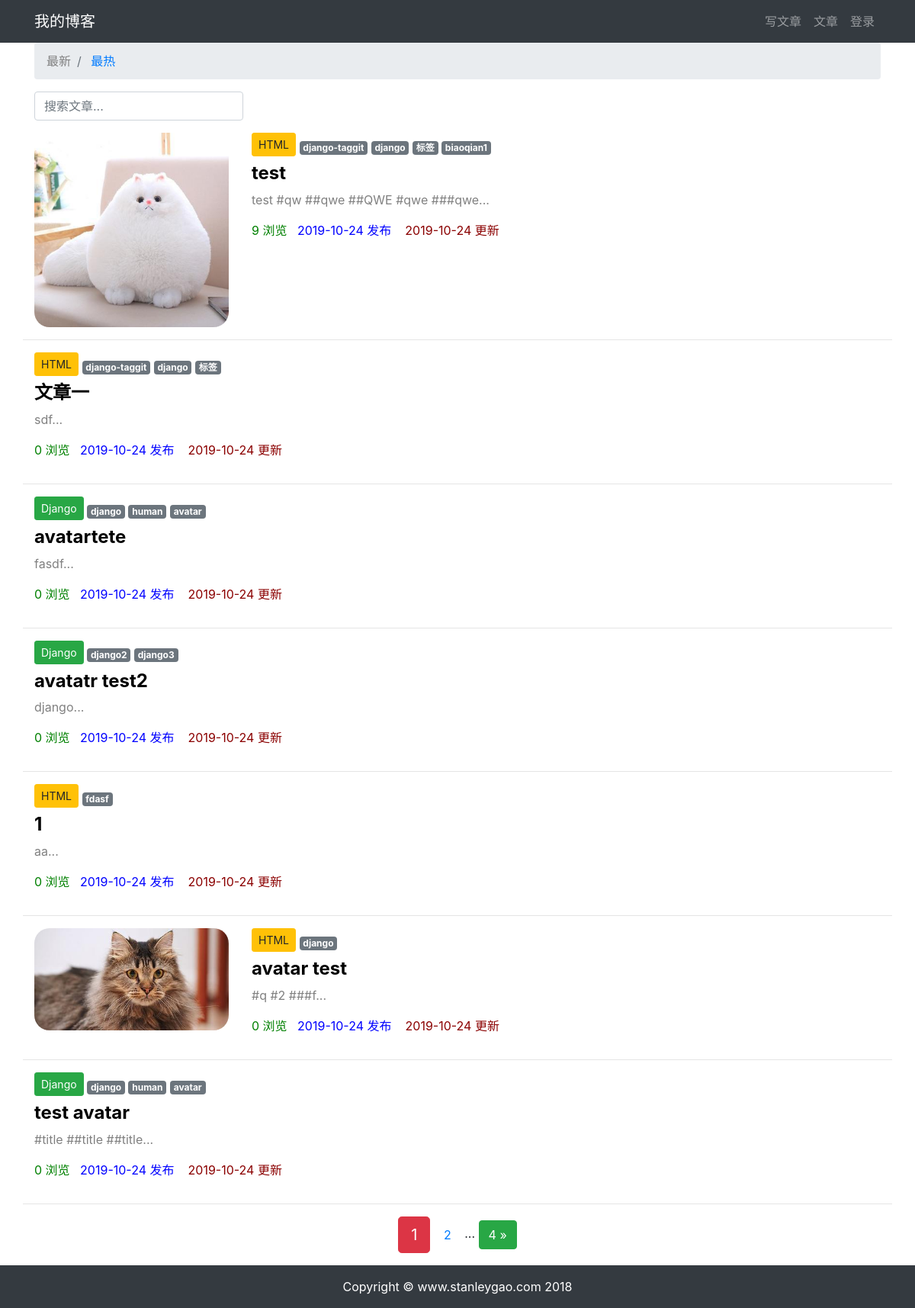
Before: /article/article-list/ with the older database file.
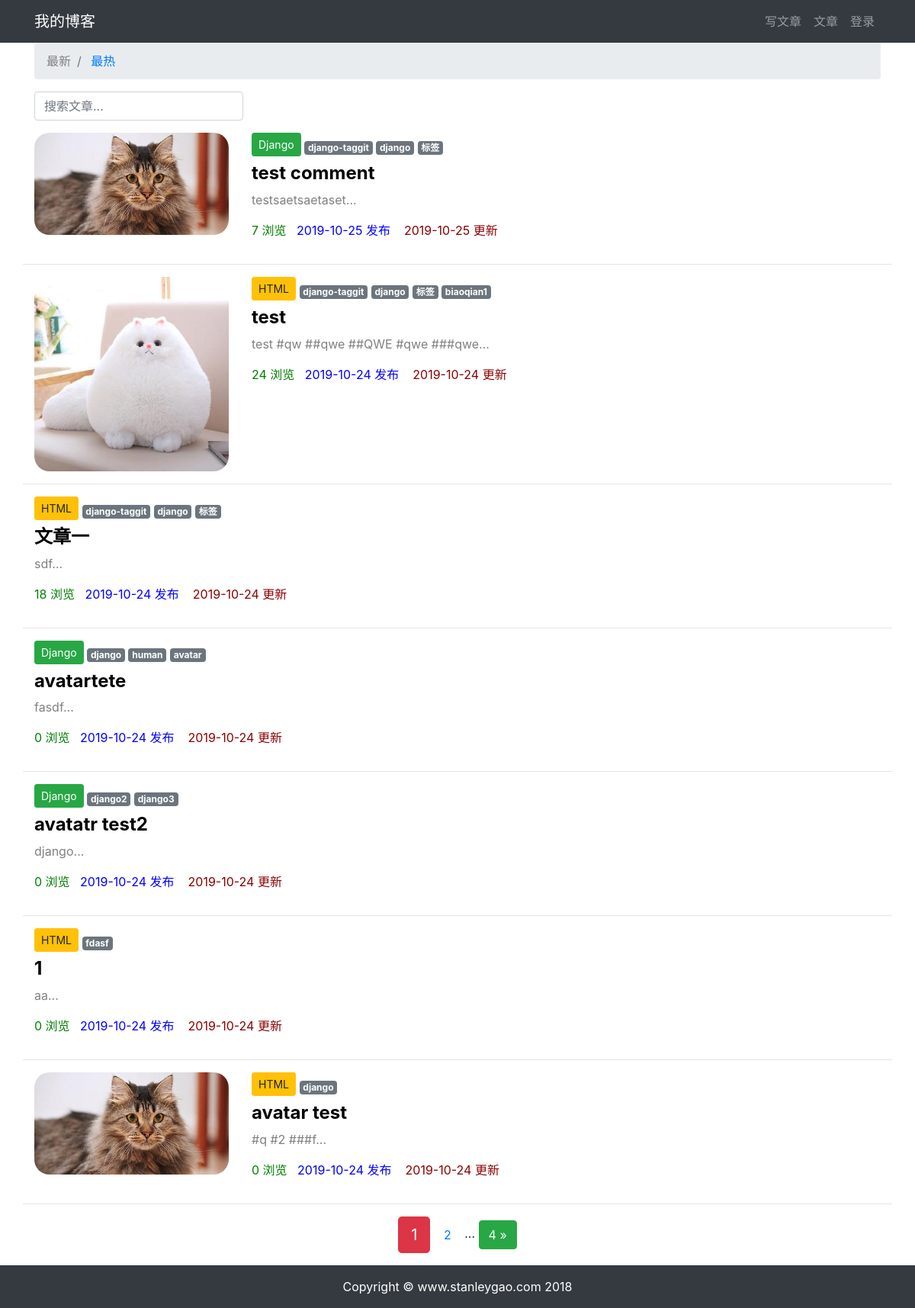
After: the same page with the newer database file.
### article/models.py (models this page shows, shortened)
class ArticlePost(models.Model):
    author = models.ForeignKey(User, on_delete=models.CASCADE)
    """文章标题
    models.CharFied 字符串字段，用于保存较短的字符串
    """
    title = models.CharField(max_length=100)
    """
    文章正文 保存大量文本
    """
    body = models.TextField()
    """文章创建时间
    default=timezone.now 指定创建文章是的时间
    """
    created = models.DateTimeField(default=timezone.now)
    """文章更新时间
    auto_now = true 指定每次数据更新时的时间
    """
    update = models.DateTimeField(auto_now=True)
    tags = TaggableManager(blank=True)
    avatar = models.ImageField(upload_to='article/%Y%m%d/', blank=True)
    total_views = models.PositiveIntegerField(default=0)
    column = models.ForeignKey(ArticleColumn, null=True, blank=True, on_delete=models.CASCADE, related_name='article')
    """
    内部类 class meta 用于给 model 定义元数据
    """
    class Meta:
        ordering = ('-created',)
    """
    函数 __str__ 定义当调用对象的str() 方法时 返回值
    """
    def __str__(self):
        return self.title

class ArticleColumn(models.Model):
    title = models.CharField(max_length=100, blank=True)
    created = models.DateTimeField(default=timezone.now)
    def __str__(self):
        return self.title

### taggit/models.py (models this page shows, shortened)
class TagBase(models.Model):
    name = models.CharField(verbose_name=_("Name"), unique=True, max_length=100)
    slug = models.SlugField(verbose_name=_("Slug"), unique=True, max_length=100)
    def __str__(self):
        return self.name
    class Meta:
        abstract = True

class Tag(TagBase):
    class Meta:
        verbose_name = _("Tag")
        verbose_name_plural = _("Tags")
        app_label = "taggit"

### article/views.py (the view)
# urls.py: path('article-list/', views.article_list, name='article_list'),
def article_list(request):
    search = request.GET.get('search')
    order = request.GET.get('order')
    column = request.GET.get('column')
    tag = request.GET.get('tag')
    article_list = ArticlePost.objects.all()
    if search:
        article_list = article_list.filter(
            Q(title__icontains=search)|
            Q(body__icontains=search)
        )
    else :
        search = ''
    if column is not None and column.isdigit():
        article_list = article_list.filter(column=column)
    if tag and tag != 'None':
        article_list = article_list.filter(tags__name__in=[tag])
    if order == 'total_views':
        article_list = article_list.order_by('-total_views')
    paginator = Paginator(article_list, 7)
    page = request.GET.get('page')
    articles = paginator.get_page(page)
    context = { 'articles': articles, 'order': order, 'search': search, 'column': column, 'tag': tag }
    return render(request, 'article/list.html', context)

### taggit/managers.py (called while the page is built)
    def get_queryset(self, extra_filters=None):
        try:
            return self.instance._prefetched_objects_cache[self.prefetch_cache_name]
        except (AttributeError, KeyError):
            kwargs = extra_filters if extra_filters else {}
            return self.through.tags_for(self.model, self.instance, **kwargs)

    def __get__(self, instance, model):
        if instance is not None and instance.pk is None:
            raise ValueError(
                "%s objects need to have a primary key value "
                "before you can access their tags." % model.__name__
            )
        manager = self.manager(
            through=self.through,
            model=model,
            instance=instance,
            prefetch_cache_name=self.name,
        )
        return manager

### taggit/models.py (called while the page is built)
    @classmethod
    def tag_model(cls):
        field = cls._meta.get_field("tag")
        return field.remote_field.model

    @classmethod
    def tag_relname(cls):
        field = cls._meta.get_field("tag")
        return field.remote_field.related_name

    @classmethod
    def tags_for(cls, model, instance=None, **extra_filters):
        tag_relname = cls.tag_relname()
        kwargs = {
            "%s__content_type__app_label" % tag_relname: model._meta.app_label,
            "%s__content_type__model" % tag_relname: model._meta.model_name,
        }
        if instance is not None:
            kwargs["%s__object_id" % tag_relname] = instance.pk
        if extra_filters:
            kwargs.update(extra_filters)
        return cls.tag_model().objects.filter(**kwargs).distinct()

### templates/article/list.html (shortened to what this page needs)
{% extends "base.html" %}
{% load staticfiles %}
{% block content %}
<div class="container">
    <nav aria-label="breadcrumb">
        <ol class="breadcrumb">
            <li class="breadcrumb-item">
                {% if order != 'total_views' %}
                    <span style="color: gray;">最新</span>
                {% else %}
                    <a href="{% url 'article:article_list' %}?search={{ search }}&tag={{ tag }}">最新</a>
                {% endif %}
            </li>
            <li class="breadcrumb-item">
                {% if order == 'total_views' %}
                    <span style="color: gray;">最热</span>
                {% else %}
                    <a href="{% url 'article:article_list' %}?order=total_views&search={{ search }}&tag={{ tag }}">最热</a>
                {% endif %}
            </li>
        </ol>
    </nav>
    <div class="row">
        <div class="col-auto mr-auto">
            <form class="form-inline">
                <input type="text" class="form-control mb-2 mr-sm-2" name="search" placeholder="搜索文章..." required>
            </form>
        </div>
    </div>
    <div class="row mt-2">
        {% for article in articles %}
                {% if article.avatar %}
                    <div class="col-3">
                        <img src="{{ article.avatar.url }}" alt="avatar" style="max-width: 100%; border-radius:20px;">
                    </div>
                {% endif %}
                <div class="col">
                    {% if article.column %}
                        <button type="button" class="btn btn-sm mb-2
                                {% if article.column.title == 'Django' %}
                                btn-success
                                {% elif article.column.title == 'Java' %}
                                    btn-danger
                                {% elif article.column.title == 'HTML' %}
                                    btn-warning
                                {% endif %}
                            "
                        >
                            {{ article.column }}
                        </button>
                    {% endif %}
                    <span>
                        {% for tag in article.tags.all %}
                            <a href="{% url 'article:article_list' %}?tag={{ tag }}" class="badge badge-secondary">
                                {{ tag }}
                            </a>
                        {% endfor %}
                    </span>
                    <h4>
                        <b>
                            <a href="{% url 'article:article_detail' article.id %}" style="color: black;">
                                {{ article.title }}
                            </a>
                        </b>
                    </h4>
                    <div>
                        <p style="color:grey;">
                            {{ article.body|slice:'100' }}...
                        </p>
                    </div>
                    <p>
                        <span style="color: green;">
                            {{ article.total_views }} 浏览&nbsp;&nbsp;
                        </span>
                        <span style="color: blue;">
                            {{ article.created|date:'Y-m-d' }} 发布&nbsp;&nbsp;&nbsp;
                        </span>
                        <span style="color: darkred;">
                            {{ article.update|date:'Y-m-d' }} 更新
                        </span>
                    </p>
                </div>
                <hr style="width: 100%;">
        {% endfor %}
    </div>
    <div class="pagination row">
        <div class="m-auto">
            <span class="step-links">
                <span class="current btn btn-danger btn-lg">
                    {{ articles.number }}
                </span>
                {% if articles.has_next %}
                    <a href="?page={{ articles.next_page_number }}&order={{ order }}&search={{ search }}&tag={{ tag }}" class="btn btn_secondary">
                        {{ articles.next_page_number }}
                    </a>
                    <span>...</span>
                    <a href="?page={{ articles.paginator.num_pages }}&order={{ order }}&search={{ search }}&tag={{ tag }}" class="btn btn-success">
                        {{ articles.paginator.num_pages }} &raquo;
                    </a>
                {% endif %}
            </span>
        </div>
    </div>
</div>
{% endblock content %}

### templates/base.html (shortened to what this page needs)
{% load staticfiles %}
<!DOCTYPE html>
<html lang="zh-cn">
<head>
    <link rel="stylesheet" href="{% static 'bootstrap/css/bootstrap.min.css' %}">
    <link rel="stylesheet" href="{% static 'md_css/monokai.css' %}">
</head>
<body>
    {% include 'header.html' %}
    {% block content %}{% endblock content %}
    {% include 'footer.html' %}
</body>
</html>

### templates/header.html (shortened to what this page needs)
<nav class="navbar navbar-expand-lg navbar-dark bg-dark">
    <div class="container">
        <a class="navbar-brand" href="#">我的博客</a>
        <div>
            <ul class="navbar-nav">
                <li class="nav-item">
                        <a class="nav-link" href="{% url 'article:article_create' %}">写文章</a>
                </li>
                <li class="nav-item">
                    <a class="nav-link" href="{% url 'article:article_list' %}">文章</a>
                </li>
                {% if user.is_authenticated %}
                    <li class="nav-item dropdown">
                        <a href="#" class="nav-link dropdown-toggle" id="navbarDropdown" role="button" data-toggle='dropdown' aria-haspopup="true" aria-expanded="false">
                            {{ user.username }}
                        </a>
                        <div class="dropdown-menu" aria-labelledby="navbarDropdown">
                            <a href="{% url "userprofile:edit" user.id %}" class="dropdown-item">个人信息</a>
                            <a href="#" onclick="user_delete()" class="dropdown-item">删除用户</a>
                            <a href="{% url "userprofile:logout" %}" class="dropdown-item">退出登录</a>
                        </div>
                    </li>
                {% else %}
                    <li>
                        <a href="{% url 'userprofile:login' %}" class="nav-link">登录</a>
                    </li>
                {% endif %}
            </ul>
        </div>
    </div>
</nav>

### templates/footer.html
{% load staticfiles %}
<div>
    <br><br><br>
</div>
<footer class="py-3 bg-dark fixed-bottom">
    <div class="container">
        <p class="m-0 text-center text-white">Copyright &copy; www.stanleygao.com 2018</p>
    </div>
</footer>

Changed rows visible on the page:
no longer on this page (row unchanged): ArticlePost: column "Django", title "test avatar", body "#title ##title ##title", total_views "0", created "2019-10-24", update "2019-10-24", Tag (name "django"), Tag (name "human"), Tag (name "avatar")
added ArticlePost: avatar (picture), column "Django", title "test comment", body "testsaetsaetaset", total_views "7", created "2019-10-25", update "2019-10-25", Tag (name "django-taggit"), Tag (name "django"), Tag (name "标签")
changed ArticlePost "test": total_views "9" → "24"
changed ArticlePost "文章一": total_views "0" → "18"
